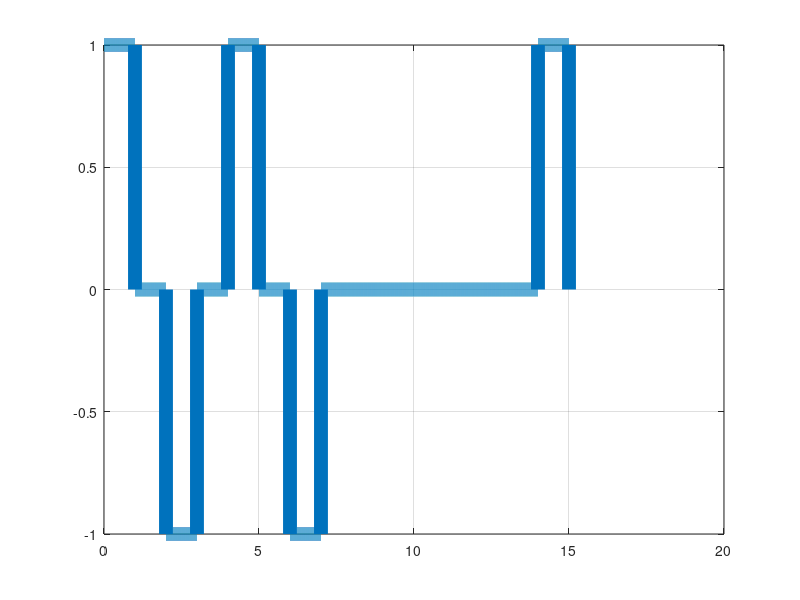

This chart was generated by the following MATLAB code:
%bits = [1 0 1 1 0 0 1];
bits = [1 1 1 1 1 1 1 1 0 0 0 0 0 0 1];
bitrate = 1;
n = 1000;#ekta bit e koto gulo point
T = length(bits)/bitrate;#time
N = n*length(bits);#total point
dt = T/N;#por por duita point er moddhe difference
t = 0:dt:T;
x = zeros(1,length(t));#zeros(n x m)
current = 0 %asssume the last bit is 1
next = 1

for i=1:length(bits)
  if bits(i)==1
    if current == 0
      x((i-1)*n + 1:i*n) = next;
      current = next;
      next = -next;
    else
      x((i-1)*n + 1:i*n) = 0;
      current = 0;
      end
  else
    x((i-1)*n + 1:i*n) = current;
  end
end
plot(t, x, 'Linewidth', 10);
grid on;

dem = zeros(1 , int16(length(x)/ n)); % proti bit er jonno n ta kore signal neya hoyechuilo
% so length(x) ta signal kotogula bit generate korbe
% length(x) / n
current = 0;
for i = 1 : length(x) / n
  if(x((i-1)*n + 1:i*n) == current)
    dem(i) = 0;

  else
    dem(i) = 1;
  end
  current = x(i * n);
end
display(dem);
